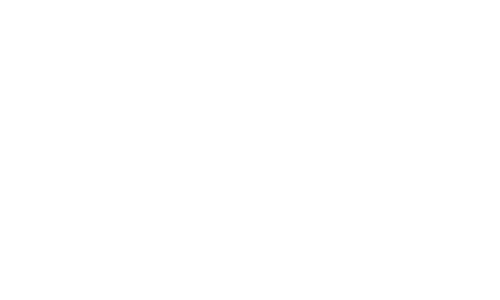
Frame 1 (no input)
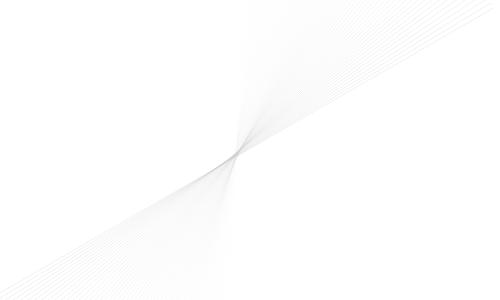
Frame 60 (no input)
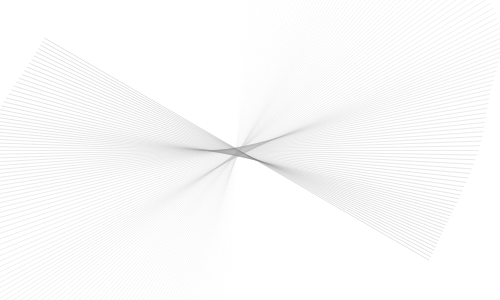
Frame 120 (the mouse pressed at the canvas centre since frame 60)

The p5.js sketch that drew these frames (run headless with seeded random() and noise() and a simulated clock; from frame 60 on, the mouse is pressed at the canvas centre):

// p5.js sketch
// ── sketch.js
const TAU = Math.PI * 2;
let angnoise, radiusnoise;
let xnoise, ynoise;
let angle = -TAU / 4;
let radius;
let strokeCol = 254;
let strokeChange = -1;

setup = () => {
    createCanvas(500, 300);
    frameRate(30);
    background(255);
    noFill();
    angnoise = random(10);
    radiusnoise = random(10);
    xnoise = random(10);
    ynoise = random(10);
}

draw = () => {
    radiusnoise += 0.005;
    radius = (noise(radiusnoise) * 550) + 1;

    angle += TAU / 360
    if (angle > TAU) {
        angle -= TAU;
    }
    if (angle < 0) {
        angle += TAU;
    }
    xnoise += 0.01;
    ynoise += 0.01;
    let centerX = width / 2 + (noise(xnoise) * 100) - 50;
    let centerY = height / 2 + (noise(ynoise) * 100) - 50;

    let x1 = centerX + (radius * cos(angle));
    let y1 = centerY + (radius * sin(angle));
    let opprad = angle + TAU / 2;
    let x2 = centerX + (radius * cos(opprad));
    let y2 = centerY + (radius * sin(opprad));
    strokeCol += strokeChange;
    if (strokeCol > 254) {
        strokeChange = -1;
    }
    if (strokeCol < 0) {
        strokeChange = 1;
    }
    stroke(strokeCol, 60);
    strokeWeight(1);
    line(x1, y1, x2, y2);
}
